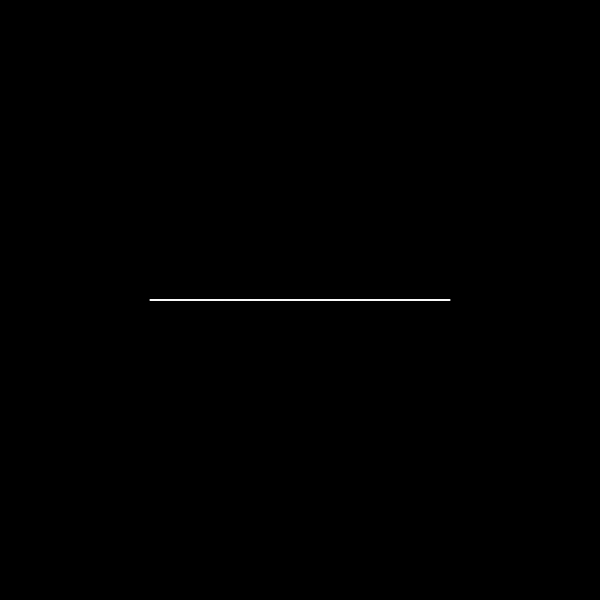
Frame 1 (no input)
Frame 60 (no input): identical to frame 1, image omitted
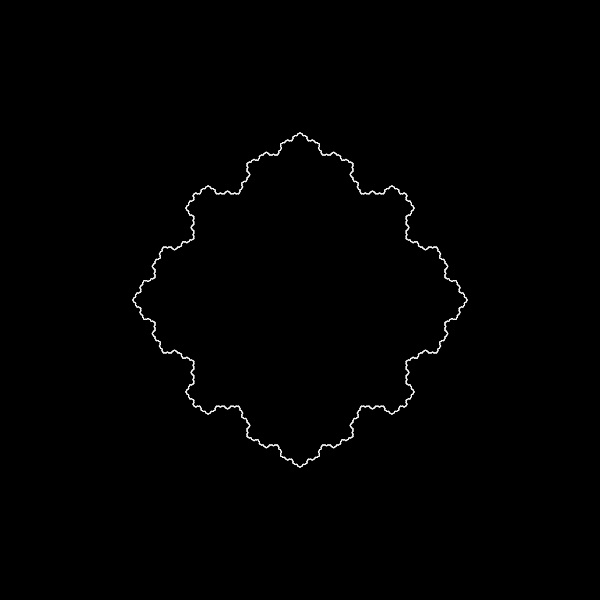
Frame 120 (the mouse pressed at the canvas centre since frame 60)

The p5.js sketch that drew these frames (run headless with seeded random() and noise() and a simulated clock; from frame 60 on, the mouse is pressed at the canvas centre):

// p5.js sketch
// ── sketch.js
let time = 0;
let mode = 0;
let func = [];
let c0 = [];
let k;
let positiveNums = [];
let positiveOrder = 0;
let negativeNums = [];
let negativeOrder = 0;
let appro = [];
let graph = [];
let speed;
let show = false;
let valueForAngle;
let valueForSides;

function setup() {
	createCanvas(600,600);
	k = new Srep();
	k.next();
	k.next();
	k.next();
	k.next();
	k.next();
	k.next();
}

function draw() {
	if (mode == 0) {
		background(0);
		translate(width/2,height/2);
		scale(1,-1);
		stroke(255);
		valueForAngle = map(mouseX,0,width,0,PI/3);
		valueForSides = round(map(mouseY,0,height,2,6));
		k.disp(150,valueForAngle,valueForSides);
	} else {
		background(0);
		scale(1,-1);
		translate(width/2,-height/2);
		makeAppro(time);
		graph.push(appro);
		if (graph.length > 1/speed) {
			graph.shift();
		}
		strokeWeight(1);
		if (show) {
			push();
			translate(-c0[0],-c0[1])
			stroke(255);
			beginShape();
			for (let i = 0; i < func.length; i++) {
				vertex(func[i][0],func[i][1]);
			}
			endShape(CLOSE);
			pop();
		}
		strokeWeight(5);
		stroke(255,0,0);
		noFill();
		beginShape();
		for (let i = 0; i < graph.length; i++) {
			vertex(graph[i][0],graph[i][1]);
		}
		if (graph.length >= 1/speed) {
			endShape(CLOSE);
		} else {
			endShape();
		}
		stroke(0,255,0);
		strokeWeight(3);
		beginShape();
		strokeWeight(1);
		display(time);
		time += speed;
		if (time % 1 <= speed && positiveOrder < 1024) {
			doNext(2*positiveOrder);
		}
	}
}

function mouseClicked() {
	if (mode == 0) {
		funcAux = k.toArray(1,150,valueForAngle,valueForSides);
		for (let i = 0; i < funcAux[0].length; i++) {
			func.push([funcAux[0][i],funcAux[1][i],true]);
		}
		speed = 1/func.length;
		c0 = findCoefficient(func,0);
		mode = 1;
		doNext(2);
	} else {
		if (positiveOrder < 1024) {
			doNext(2*positiveOrder);
		}
	}
}

function convert(num) {
	let ans = [];
	if (num[2]) {
		ans.push(sqrt(num[0]*num[0]+num[1]*num[1]));
		let ang;
		if (num[0] == 0) {
			if (num[1] >= 0) {
				ang = PI/2;
			} else {
				ang = -PI/2;
			}
		} else {
			ang = atan(num[1]/num[0]);
			if (num[0] < 0) {
				ang += PI;
			}
		}
		ans.push(ang);
		ans.push(false);
	} else {
		ans.push(num[0]*cos(num[1]));
		ans.push(num[0]*sin(num[1]));
		ans.push(true);
	}
	return ans;
}

function mult(num1,num2) {
	let re = num1[0]*num2[0]-num1[1]*num2[1];
	let im = num1[0]*num2[1]+num1[1]*num2[0];
	return [re,im,true];
}

function sub(num1,num2) {
	return [num1[0]-num2[0],num1[1]-num2[1],true];
}

function eToThe(arg) {
	return [cos(arg),sin(arg),true];
}

function findCoefficient(fun,n) {
	let re = 0;
	let im = 0;
	let argovert = -n*TWO_PI/fun.length;
	for (let t = 0; t < fun.length; t++) {
		let num = mult(fun[t],eToThe(argovert*t));
		re += num[0]/fun.length;
		im += num[1]/fun.length;
	}
	return [re,im,true];
}

function makeAppro(t) {
	let re = 0;
	let im = 0;
	for (let n = 1; n <= positiveOrder; n++) {
		let num = mult(positiveNums[n-1],eToThe(n*TWO_PI*t));
		re += num[0];
		im += num[1];
	}
	for (let n = -1; n >= -negativeOrder; n--) {
		let num = mult(negativeNums[-n-1],eToThe(n*TWO_PI*t));
		re += num[0];
		im += num[1];
	}
	appro = [re,im,true];
}

function display(t) {
	push();
	stroke(0,100,255,150);
	for (let n = 1; n <= positiveOrder; n++) {
		let num = convert(mult(positiveNums[n-1],eToThe(n*TWO_PI*t)));
		ellipse(0,0,2*num[0]);
		rotate(num[1]);
		line(0,0,num[0],0);
		translate(num[0],0);
		rotate(-num[1]);
		if (negativeOrder < n) {
			continue;
		} else {
			num = convert(mult(negativeNums[n-1],eToThe(-n*TWO_PI*t)));
			ellipse(0,0,2*num[0]);
			rotate(num[1]);
			line(0,0,num[0],0);
			translate(num[0],0);
			rotate(-num[1]);
		}
	}
	fill(255,0,0);
	noStroke();
	ellipse(0,0,16);
	noFill();
	pop();
}

class Srep {

	constructor() {
		this.n = 0;
		this.status = [0]; //0 == A. 1 == B. 2 == Rotate Left. 3 Rotate Right
		this.a = [2,1,3,0,3,1,2];
		this.b = [3,0,2,1,2,0,3];
	}

	next() {
		this.n++;
		let aux = [];
		for (let j = 0; j < this.status.length; j++) {
			if (this.status[j] == 0) {
				for (let i = 0; i < this.a.length; i++) {
					aux.push(this.a[i]);
				}
			} else if (this.status[j] == 1) {
				for (let i = 0; i < this.b.length; i++) {
					aux.push(this.b[i]);
				}
			} else {
				aux.push(this.status[j]);
			}
		}
		this.status = aux;
	}

	disp(length,angle,it) {
		push();
		rotate(TWO_PI/it/2);
		translate(0,length);
		rotate(-TWO_PI/it/2-PI/2);
		let l = 2*length*sin(PI/it)/Math.pow(1+2*cos(angle),this.n);
		let a = angle;
		for (let j = 0; j < it; j++) {
			for (let i = 0; i < this.status.length; i++) {
				if (this.status[i] == 0 || this.status[i] == 1) {
					line(0,0,0,l);
					translate(0,l);
				} else if (this.status[i] == 2) {
					rotate(a);
				} else {
					rotate(-a);
				}
			}
			rotate(-TWO_PI/it);
		}
		pop();
	}

	toArray(precision,length,angle,it) { //Precision = integer greater than 0;
		let ansX = [];
		let ansY = [];
		let posX = 0;
		let posY = 0;
		let ang = 0;
		ang += TWO_PI/it/2;
		posX += length*cos(angle);
		posY += length*sin(angle);
		ang += -TWO_PI/it/2-PI/2;
		let l = 2*length*sin(PI/it)/Math.pow(1+2*cos(angle),this.n);
		let a = angle;
		for (let j = 0; j < it; j++) {
			for (let i = 0; i < this.status.length; i++) {
				if (this.status[i] == 0 || this.status[i] == 1) {
					for (let k = 0; k < precision; k++) {
						ansX.push(posX);
						ansY.push(posY);
						posX += l/precision*cos(ang);
						posY += l/precision*sin(ang);
					}
				} else if (this.status[i] == 2) {
					ang += a;
				} else {
					ang += -a;
				}
			}
			ang += -TWO_PI/it;
		}
		return [ansX,ansY];
	}
}

function doNext(n) {
	for (let i = 0; i < n; i++) {
		if (positiveOrder <= negativeOrder) {
			positiveOrder ++;
			positiveNums.push(findCoefficient(func,positiveOrder));
		} else {
			negativeOrder++;
			negativeNums.push(findCoefficient(func,-negativeOrder));
		}
	}
}
